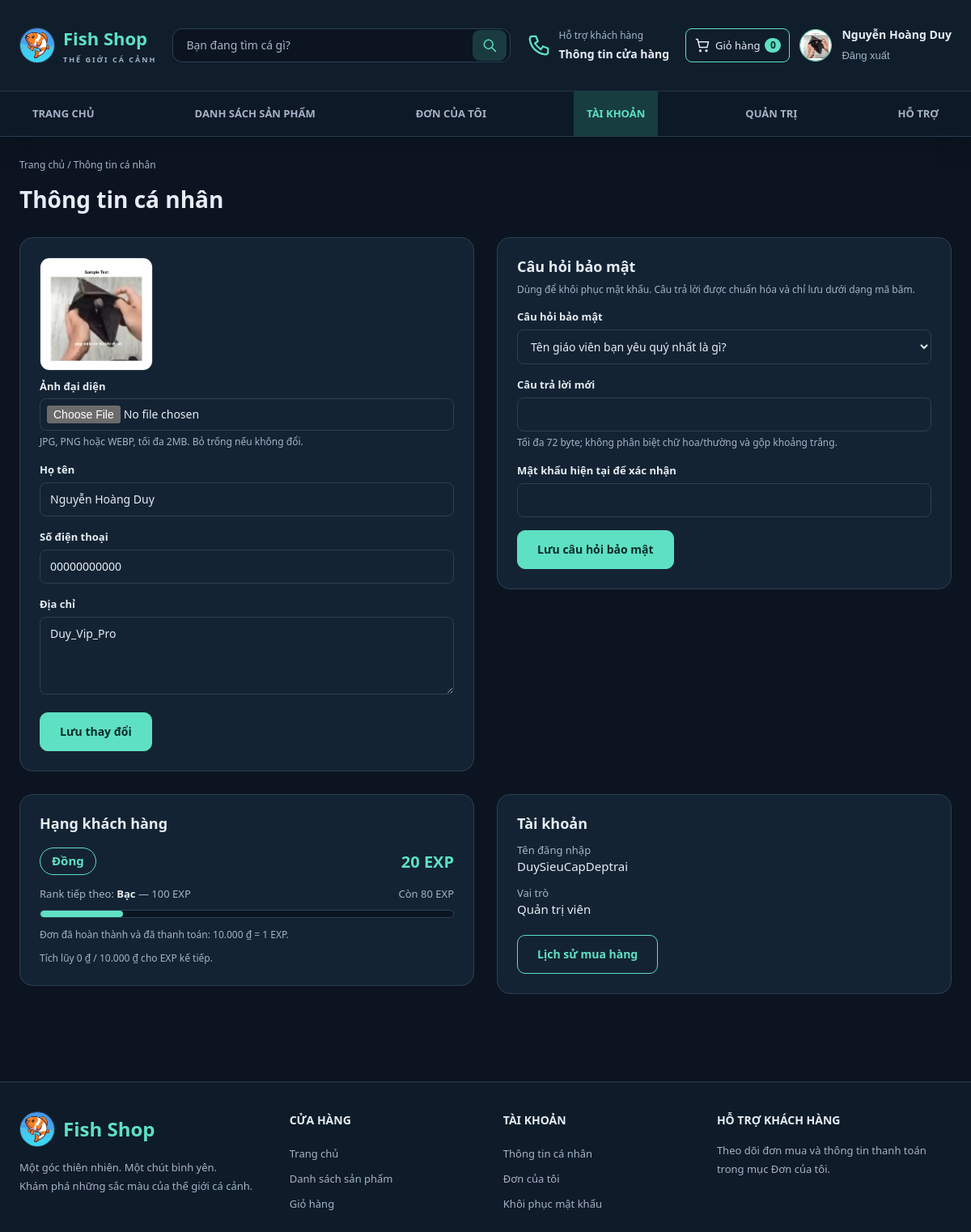
The app's page /profile.php (signed in) with its own data.
### tables this page shows
CREATE TABLE `users` (
  `id` int(10) UNSIGNED NOT NULL,
  `username` varchar(50) NOT NULL,
  `password` varchar(255) NOT NULL COMMENT 'Chuỗi băm từ password_hash()',
  `fullname` varchar(100) NOT NULL,
  `email` varchar(254) DEFAULT NULL,
  `security_question` varchar(40) DEFAULT NULL,
  `security_answer_hash` varchar(255) DEFAULT NULL,
  `phone` varchar(20) NOT NULL,
  `address` varchar(255) NOT NULL DEFAULT '',
  `avatar` varchar(255) DEFAULT NULL,
  `role` enum('customer','admin') NOT NULL DEFAULT 'customer',
  `account_status` enum('active','locked') NOT NULL DEFAULT 'active',
  `locked_reason` varchar(64) DEFAULT NULL,
  `locked_note` text DEFAULT NULL,
  `locked_at` datetime DEFAULT NULL,
  `locked_by_admin_id` int(10) UNSIGNED DEFAULT NULL,
  `created_at` timestamp NOT NULL DEFAULT current_timestamp()
);

CREATE TABLE `customer_ranks` (
  `id` int(10) UNSIGNED NOT NULL,
  `user_id` int(10) UNSIGNED NOT NULL,
  `total_exp` bigint(20) UNSIGNED NOT NULL DEFAULT 0,
  `total_eligible_spend` bigint(20) UNSIGNED NOT NULL DEFAULT 0,
  `spend_remainder` smallint(5) UNSIGNED NOT NULL DEFAULT 0,
  `current_rank` varchar(24) NOT NULL DEFAULT 'dong',
  `last_rank_up_at` timestamp NULL DEFAULT NULL,
  `created_at` timestamp NOT NULL DEFAULT current_timestamp(),
  `updated_at` timestamp NOT NULL DEFAULT current_timestamp() ON UPDATE current_timestamp()
);

### includes/functions.php (called while the page is built, shortened)
<?php
function e($s): string { return htmlspecialchars((string)$s, ENT_QUOTES, 'UTF-8'); }
function url(string $path = ''): string { return BASE_URL . ltrim($path, '/'); }
function customer_rank(int $exp): array {
    $current = CUSTOMER_RANKS[0];
    foreach (CUSTOMER_RANKS as $index => $rank) {
        if ($exp >= $rank['min']) $current = $rank;
        if ($rank['code'] === $current['code']) {
            $currentIndex = $index;
        }
    }
    return ['current' => $current, 'next' => CUSTOMER_RANKS[$currentIndex + 1] ?? null];
}
function file_url(?string $rel, string $fallback = 'assets/images/no-image.svg'): string {
    $rel = (string)$rel;
    if ($rel !== '' && strpos($rel, '..') === false && is_file(__DIR__ . '/../' . $rel)) return url($rel);
    return url($fallback);
}
function cart_count(int $userId): int {
    $st = db()->prepare('SELECT COALESCE(SUM(ci.quantity),0) FROM cart c JOIN cart_items ci ON ci.cart_id = c.id WHERE c.user_id = ?');
    $st->execute([$userId]);
    return (int)$st->fetchColumn();
}

### config/database.php (called while the page is built, shortened)
<?php
function db(): PDO
{
    static $pdo = null;
    if ($pdo === null) {
        try {
            $pdo = new PDO(
                'mysql:host=' . DB_HOST . ';dbname=' . DB_NAME . ';charset=utf8mb4',
                DB_USER,
                DB_PASS,
                [
                    PDO::ATTR_ERRMODE => PDO::ERRMODE_EXCEPTION,
                    PDO::ATTR_DEFAULT_FETCH_MODE => PDO::FETCH_ASSOC,
                    PDO::ATTR_EMULATE_PREPARES => false,
                ]
            );
        } catch (PDOException $e) {
            http_response_code(500);
            exit('Không kết nối được MySQL. Hãy bật MySQL trong XAMPP, nhập file database/WebBanCa.sql và kiểm tra config/database.php.');
        }
    }
    return $pdo;
}

### includes/auth.php (called while the page is built, shortened)
<?php
require_once __DIR__ . '/../config/database.php';
require_once __DIR__ . '/functions.php';
function current_user(): ?array {
    static $user = false;
    if ($user === false) {
        $user = null;
        if (!empty($_SESSION['user_id'])) {
            $st = db()->prepare(
                'SELECT id, username, fullname, phone, address, avatar, role, account_status FROM users WHERE id = ?'
            );
            $st->execute([(int)$_SESSION['user_id']]);
            $user = $st->fetch() ?: null;
        }
    }
    return $user;
}
function requireLogin(): array {
    $u = current_user();
    return $u;
}

### profile.php (the view, shortened to what this page needs)
<?php
require_once __DIR__ . '/includes/auth.php';
$user = requireLogin();
$uid = (int)$user['id'];
$rankSt = db()->prepare('SELECT total_exp, total_eligible_spend, spend_remainder, current_rank, last_rank_up_at FROM customer_ranks WHERE user_id = ?');
$rankSt->execute([$uid]);
$rankProfile = $rankSt->fetch();
$rankInfo = customer_rank((int)$rankProfile['total_exp']);
$nextRank = $rankInfo['next'];
$rankProgress = $nextRank
    ? min(100, max(0, ((int)$rankProfile['total_exp'] - $rankInfo['current']['min']) / ($nextRank['min'] - $rankInfo['current']['min']) * 100))
    : 100;
$securitySt = db()->prepare('SELECT security_question FROM users WHERE id = ?');
$securitySt->execute([$uid]);
$savedSecurityQuestion = (string)($securitySt->fetchColumn() ?: '');
include __DIR__ . '/includes/header.php';
?>
<p class="crumb"><a href="<?= url('index.php') ?>">Trang chủ</a> / Thông tin cá nhân</p>
<h1 style="font-size:28px">Thông tin cá nhân</h1>
<div class="profile">
  <section class="card">
    <form method="post" enctype="multipart/form-data" class="js-validate" novalidate>
      <img id="avatar-preview" class="preview" src="<?= e(file_url($user['avatar'])) ?>" alt="Ảnh đại diện">
      <div class="field"><label for="avatar">Ảnh đại diện</label>
        <input id="avatar" name="avatar" type="file" accept="image/jpeg,image/png,image/webp" data-preview="avatar-preview">
        <small>JPG, PNG hoặc WEBP, tối đa 2MB. Bỏ trống nếu không đổi.</small></div>
      <div class="field"><label for="fullname">Họ tên</label><input id="fullname" name="fullname" type="text" data-rule="fullname" value="<?= e($user['fullname']) ?>" required></div>
      <div class="field"><label for="phone">Số điện thoại</label><input id="phone" name="phone" type="text" inputmode="numeric" data-rule="phone" value="<?= e($user['phone']) ?>" required></div>
      <div class="field"><label for="address">Địa chỉ</label><textarea id="address" name="address"><?= e($user['address']) ?></textarea></div>
      <button class="btn" type="submit">Lưu thay đổi</button>
    </form>
  </section>
  <section class="card">
    <h2 style="font-size:18px">Câu hỏi bảo mật</h2>
    <p class="hint" style="margin:8px 0 16px">Dùng để khôi phục mật khẩu. Câu trả lời được chuẩn hóa và chỉ lưu dưới dạng mã băm.</p>
    <form method="post" class="js-validate" novalidate>
      <div class="field"><label for="security_question">Câu hỏi bảo mật</label>
        <select id="security_question" name="security_question" data-rule="security_question" required>
          <?php foreach (SECURITY_QUESTIONS as $key => $question): ?>
            <option value="<?= e($key) ?>" <?= $savedSecurityQuestion === $key ? 'selected' : '' ?>><?= e($question) ?></option>
          <?php endforeach; ?>
        </select></div>
      <div class="field"><label for="security_answer">Câu trả lời mới</label>
        <input id="security_answer" name="security_answer" type="text" data-rule="security_answer" autocomplete="off" maxlength="72" required>
        <small>Tối đa 72 byte; không phân biệt chữ hoa/thường và gộp khoảng trắng.</small></div>
      <div class="field"><label for="current_password">Mật khẩu hiện tại để xác nhận</label>
        <input id="current_password" name="current_password" type="password" autocomplete="current-password" required></div>
      <button class="btn" type="submit">Lưu câu hỏi bảo mật</button>
    </form>
  </section>
  <section class="card">
    <h2 style="font-size:18px">Hạng khách hàng</h2>
    <div class="rank-heading">
      <span class="rank-badge"><?= e($rankInfo['current']['name']) ?></span>
      <strong><?= number_format((int)$rankProfile['total_exp'], 0, ',', '.') ?> EXP</strong>
    </div>
    <?php if ($nextRank): ?>
      <div class="rank-meta">
        <span>Rank tiếp theo: <b><?= e($nextRank['name']) ?></b> — <?= number_format($nextRank['min'], 0, ',', '.') ?> EXP</span>
        <span>Còn <?= number_format(max(0, $nextRank['min'] - (int)$rankProfile['total_exp']), 0, ',', '.') ?> EXP</span>
      </div>
      <div class="rank-progress" role="progressbar" aria-label="Tiến trình lên Rank <?= e($nextRank['name']) ?>" aria-valuemin="0" aria-valuemax="100" aria-valuenow="<?= (int)round($rankProgress) ?>">
        <span style="width:<?= e(number_format($rankProgress, 2, '.', '')) ?>%"></span>
      </div>
    <?php else: ?>
      <p class="rank-meta">Bạn đã đạt Rank cao nhất: Thách Đấu.</p>
    <?php endif; ?>
    <p class="rank-footnote">Đơn đã hoàn thành và đã thanh toán: <?= number_format(RANK_VND_PER_EXP, 0, ',', '.') ?> ₫ = 1 EXP.</p>
    <p class="rank-footnote">Tích lũy <?= number_format((int)$rankProfile['spend_remainder'], 0, ',', '.') ?> ₫ / <?= number_format(RANK_VND_PER_EXP, 0, ',', '.') ?> ₫ cho EXP kế tiếp.</p>
  </section>
  <section class="card">
    <h2 style="font-size:18px">Tài khoản</h2>
    <dl class="info-list">
      <dt>Tên đăng nhập</dt><dd><?= e($user['username']) ?></dd>
      <dt>Vai trò</dt><dd><?= $user['role'] === 'admin' ? 'Quản trị viên' : 'Khách hàng' ?></dd>
    </dl>
    <p style="margin-top:20px"><a class="btn ghost" href="<?= url('purchase_history.php') ?>">Lịch sử mua hàng</a></p>
  </section>
</div>
<?php include __DIR__ . '/includes/footer.php'; ?>

### includes/navbar.php (shortened to what this page needs)
<?php
$u = current_user();
$searchText = $_GET['q'] ?? '';
$currentPage = basename($_SERVER['SCRIPT_NAME']);
?>
<header class="top">
  <div class="wrap bar">
    <a class="logo" href="<?= url('index.php') ?>"><img class="brand-avatar" src="<?= url('assets/images/fish-shop-logo.jpg') ?>" alt="" width="44" height="44"><span>Fish Shop<small>THẾ GIỚI CÁ CẢNH</small></span></a>
    <form class="header-search" action="<?= url('index.php') ?>" method="get" role="search">
      <input class="search" type="search" name="q" value="<?= e($searchText) ?>" placeholder="Bạn đang tìm cá gì?" aria-label="Tìm sản phẩm">
      <button type="submit" aria-label="Tìm kiếm"><svg viewBox="0 0 24 24" aria-hidden="true"><circle cx="10.5" cy="10.5" r="6.5"/><path d="m16 16 5 5"/></svg></button>
    </form>
    <a class="header-support" href="#ho-tro"><svg viewBox="0 0 24 24" aria-hidden="true"><path d="M5 3h4l2 5-3 2c2 3 3 4 6 6l2-3 5 2v4c0 2-2 2-3 2C10 20 4 14 3 6c0-1 0-3 2-3Z"/></svg><span>Hỗ trợ khách hàng<strong>Thông tin cửa hàng</strong></span></a>
    <div class="header-actions">
      <a class="header-action" data-nav="cart" href="<?= url('cart.php') ?>"><svg viewBox="0 0 24 24" aria-hidden="true"><path d="M3 3h2l3 12h11l2-8H6"/><circle cx="9" cy="20" r="1"/><circle cx="18" cy="20" r="1"/></svg><span>Giỏ hàng</span><b id="cart-badge" class="badge-n"><?= $u ? cart_count((int)$u['id']) : 0 ?></b></a>
      <?php if ($u): ?>
        <a class="account-avatar" href="<?= url('profile.php') ?>" aria-label="Thông tin tài khoản">
          <img src="<?= e(file_url($u['avatar'] ?? null, 'assets/images/avatar-default.svg')) ?>" alt="Ảnh đại diện của <?= e($u['fullname']) ?>" width="40" height="40">
        </a>
      <?php endif; ?>
      <div class="account-links">
      <?php if ($u): ?>
        <a href="<?= url('profile.php') ?>"><?= e($u['fullname']) ?></a>
        <form action="<?= url('logout.php') ?>" method="post"><?= csrf_field() ?><button class="link-btn" type="submit">Đăng xuất</button></form>
      <?php else: ?>
        <a href="<?= url('login.php') ?>">Đăng nhập</a><a href="<?= url('register.php') ?>">Đăng ký tài khoản</a>
      <?php endif; ?>
      </div>
    </div>
  </div>
  <div class="navigation"><div class="wrap">
    <nav id="nav-main" class="main-nav" aria-label="Điều hướng chính">
      <a class="<?= $currentPage === 'index.php' ? 'on' : '' ?>" href="<?= url('index.php') ?>">Trang chủ</a>
      <a href="<?= url('index.php#san-pham') ?>">Danh sách sản phẩm</a>
      <a class="<?= $currentPage === 'purchase_history.php' ? 'on' : '' ?>" href="<?= url('purchase_history.php') ?>">Đơn của tôi</a>
      <a class="<?= $currentPage === 'profile.php' ? 'on' : '' ?>" href="<?= url('profile.php') ?>">Tài khoản</a>
      <?php if ($u && $u['role'] === 'admin'): ?><a href="<?= url('admin/index.php') ?>">Quản trị</a><?php endif; ?>
      <a href="#ho-tro">Hỗ trợ</a>
    </nav>
  </div></div>
</header>

### assets/css/style.css (style rules this page uses)
:root { --bg:#0b1420; --card:#101c2b; --line:#1f3347; --ink:#e8f1f5; --mute:#8fa3b3; --teal:#5ee0c3; --r:14px; --danger:#ff8b91; --warn:#ffc857; --pink:#ff7496; }
* { box-sizing:border-box; margin:0; padding:0; }
html { scroll-behavior:smooth; }
body { background:var(--bg); color:var(--ink); font-family:"Segoe UI",Roboto,Arial,sans-serif; font-size:15px; line-height:1.6; min-height:100vh; display:flex; flex-direction:column; }
img { max-width:100%; display:block; }
a { color:inherit; text-decoration:none; }
h1,h2,h3 { line-height:1.3; }
.wrap { width:100%; max-width:1160px; margin:0 auto; padding:0 20px; }
.bar { display:flex; align-items:center; gap:20px; min-height:64px; }
.badge-n { min-width:20px; padding:0 6px; border-radius:20px; background:var(--teal); color:#092c28; font-size:12px; font-weight:700; text-align:center; }
.btn { display:inline-flex; align-items:center; justify-content:center; gap:6px; padding:11px 20px; border:1px solid var(--teal); border-radius:10px; background:var(--teal); color:#092c28; font:inherit; font-size:14px; font-weight:600; cursor:pointer; transition:transform .15s, background .15s, color .15s; }
.btn.ghost { background:transparent; color:var(--teal); }
.in, input[type=text], input[type=email], input[type=password], input[type=search], input[type=number], input[type=file], select, textarea { background:var(--card); color:var(--ink); border:1px solid var(--line); border-radius:8px; padding:10px 12px; font:inherit; font-size:14px; max-width:100%; }
input::placeholder, textarea::placeholder { color:#5d7385; }
input[type=file] { width:100%; padding:8px; }
.field { margin-bottom:16px; }
.field label { display:block; margin-bottom:6px; font-size:13px; font-weight:600; }
.field input:not([type=checkbox]), .field select, .field textarea { width:100%; }
.field textarea { resize:vertical; min-height:96px; }
.field small, .hint { display:block; margin-top:5px; color:var(--mute); font-size:12px; }
.crumb { font-size:12px; color:var(--mute); margin:26px 0 16px; }
.card { background:var(--card); border:1px solid var(--line); border-radius:16px; padding:24px; }
.link-btn { background:none; border:0; color:var(--mute); cursor:pointer; font-size:13px; }
.preview { width:140px; height:140px; border-radius:12px; object-fit:cover; border:1px solid var(--line); background:var(--bg); margin-bottom:10px; }
.profile { display:grid; grid-template-columns:minmax(0,1fr) minmax(0,1fr); gap:28px; margin:28px 0 48px; align-items:start; }
.rank-heading { display:flex; align-items:center; justify-content:space-between; gap:12px; margin:18px 0 14px; }
.rank-heading strong { color:var(--teal); font-size:20px; }
.rank-badge { display:inline-flex; align-items:center; padding:5px 14px; border:1px solid var(--teal); border-radius:20px; color:var(--teal); font-weight:700; }
.rank-meta { display:flex; justify-content:space-between; gap:12px; color:var(--mute); font-size:13px; }
.rank-meta b { color:var(--ink); }
.rank-progress { height:10px; margin:10px 0; border-radius:10px; overflow:hidden; background:var(--bg); border:1px solid var(--line); }
.rank-progress span { display:block; height:100%; border-radius:inherit; background:var(--teal); }
.rank-footnote { color:var(--mute); font-size:12px; margin-top:12px; }
.info-list dt { color:var(--mute); font-size:13px; margin-top:12px; }
.info-list dd { font-size:15px; }

### records on screen
users: avatar (picture), fullname "Nguyễn Hoàng Duy", phone "00000000000", address "Duy_Vip_Pro", security_question "Tên giáo viên bạn yêu quý nhất là gì?", username "DuySieuCapDeptrai"
customer_ranks: total_exp "Đồng", total_exp "20", total_exp "Bạc", total_exp "100", max(0,$nextRank['min']-(int)$rankProfile['total_exp']) "80", spend_remainder "0"

### other values on screen
cart_count((int)$u['id']) "0"
RANK_VND_PER_EXP "10.000"
